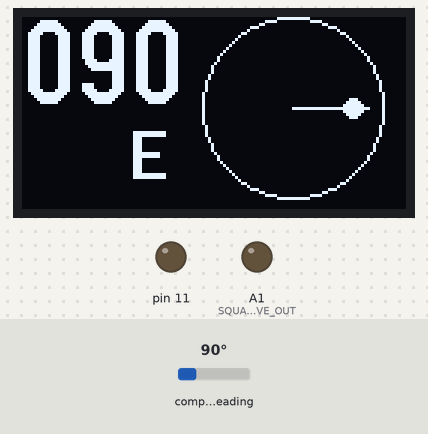
This sketch was run on a simulated Arduino Leonardo, built with avr-gcc and run on an emulated ATmega32U4. Shown: 128×64 one-colour display, output pins drawn as LEDs (lit = HIGH). Dashed ring = blinking. Inputs (shaded band) come from the test bench; at power-on: compass heading 90°.

Above: at 1.29 s.
1.3 s: compass heading set to 269°
At 2.9 s:
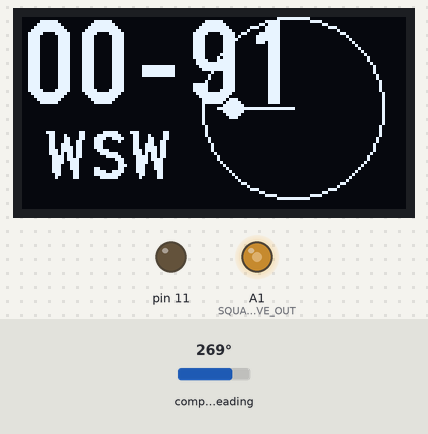
3.3 s: compass heading set to 7°
At 5.0 s:
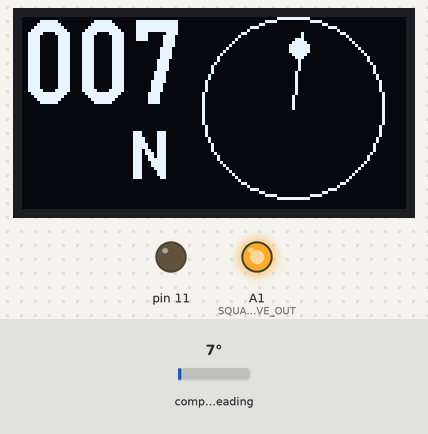
5.6 s: compass heading set to 9°
At 8.0 s:
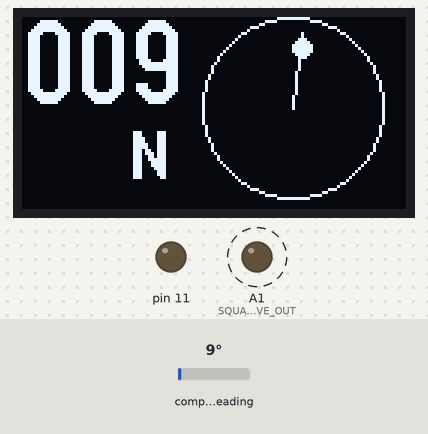
Timing chart, 0 to 14.6 s (numbered marks = the images above; inputs shaded):
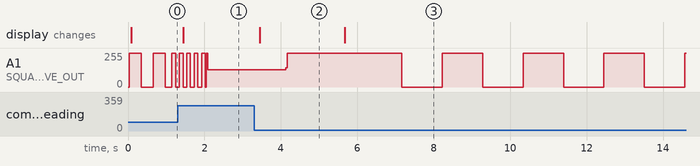

The sketch:

compass_tft_display.ino
```cpp
#include <QMC5883LCompass.h>
QMC5883LCompass compass;

#ifdef USE_STREAMING
#include <Streaming.h>
#endif

#include <U8g2lib.h>

#ifdef U8X8_HAVE_HW_SPI
#include <SPI.h>
#endif
#ifdef U8X8_HAVE_HW_I2C
#include <Wire.h>
#endif

float knots, hertz;
bool flipflop;
#define SQUAREWAVE_OUT A1
unsigned long setfreq;

#define OCR1A_1HZ 15624     //value of the timer counter for a 1Hz interrupt call

const float frequency_values[] PROGMEM = {0, 3.6,7,10.2,13.6,17.3,20.7,23.8,27.5,30.9,34.4,37.8,41.2,44.3,47.6,51.1,54.3,57.8,61.3,64.8,71.7,75.1,78.5,82.1};

U8G2_SSD1309_128X64_NONAME2_F_4W_SW_SPI u8g2(U8G2_R0, /* clock=*/ SCK, /* data=*/ MOSI, /* cs=*/ 10, /* dc=*/ 9, /* reset=*/ A0);
//

// Beetle board   (32u4 diymore), leonardo
// MO  --> TFT SDA
// SCK --> TFT SCL
// 5V  --> TFT VCC
// A0  --> TFT RES
// D9  --> TFT DC
// D10 --> TFT CS
// D11 --> forced low, compas GND
// SDA --> compass SDA
// SCL --> compas SCL
// GND --> TFT GND
// 3.3V  --> compas VCC
// A1 square wave out signal

void u8g2_prepare(void) {
  u8g2.setFont(u8g2_font_logisoso28_tr);//u8g2_font_6x10_tf);
  u8g2.setFontRefHeightExtendedText();
  u8g2.setDrawColor(1);
  u8g2.setFontPosTop();
  u8g2.setFontDirection(0);
}
String value;
String str_0;
String str_00;

void setup() {
  Serial.begin(9600);
  compass.init();
  pinMode (11, OUTPUT);
  digitalWrite(11, 0);
  u8g2.begin();
  u8g2_prepare();
  str_0 = String ("0");
  str_00 = String ("00");
  compass.setCalibration(-600,1196,170,2005,-1143,-208);
  compass.setSmoothing (8, true);

  pinMode (SQUAREWAVE_OUT, OUTPUT);

  knots = 1.0;
  flipflop = false;
  hertz = 1;

  cli();//stop interrupts

  //set timer1 interrupt at 1Hz
  TCCR1A = 0;// set entire TCCR1A register to 0
  TCCR1B = 0;// same for TCCR1B
  TCNT1  = 0;//initialize counter value to 0
  // set compare match register for 1hz increments
  OCR1A = 65535;// = (16*10^6) / (1*1024) - 1 (must be <65536)
  // turn on CTC mode
  TCCR1B |= (1 << WGM12);
  // Set CS10 and CS12 bits for 1024 prescaler
  TCCR1B |= (1 << CS12) | (1 << CS10);
  // enable timer compare interrupt
  TIMSK1 |= (1 << OCIE1A);

  sei();//allow interrupts

  SetCompareMatchRegisterForHertz(3.2);
  setfreq = millis();

}

void loop() {
  int a;

  // Read compass values
  compass.read();
  //xyz();
  //delay (20);
  //return;

  // Return Azimuth reading
  a = compass.getAzimuth();
  char myArray[4];
  compass.getDirection(myArray, a);
  myArray[3] = 0;
/*
  Serial.print("A: ");
  Serial.print(a);
  Serial.println();
*/
  if ( a < 10)
    value = str_00 + String (a);
  else if (a < 100)
    value = str_0 + String (a);
  else
    value = String (a);

  float angle = (float) (a - 90) * 3.14 / 180.0;
  float angle_deg = float (a);


  u8g2.clearBuffer();
  u8g2.setFont(u8g2_font_logisoso28_tr);
  u8g2.drawStr( 0, 0, value.c_str());
  u8g2.setFont(u8g2_font_inb16_mr);
  u8g2.drawStr( 8, 36, myArray);

  u8g2.drawCircle (90, 30, 30);
  u8g2.drawLine (90, 30, x(25, angle), y(25, angle));
  u8g2.drawDisc(x(20, angle), y(20, angle), 3);

  u8g2.sendBuffer();

  if (millis() - setfreq >= 1000)
  {
    SetCompareMatchRegisterForHertz(computeFrequency2(angle_deg / 360 * 12));
    //Serial << "angle " << angle_deg << "  knots " << angle_deg / 360 * 12 << " freq " << computeFrequency2(angle_deg/ 360.0 * 12.0) <<"\n";
    setfreq = millis();
  }

  delay(10);


}


void xyz()
{
 Serial.print (compass.getX());
 Serial.print (",");
 Serial.print (compass.getY());
 Serial.print (",");
 Serial.println (compass.getZ());
}

float x (float _radius, float _angle)
{

  return 90 + _radius * cos(_angle);
}


float y (float _radius, float _angle)
{
  return 30 + _radius * sin(_angle);
}


void SetCompareMatchRegisterForHertz(float hzsetpoint)
{
   hertz =  hzsetpoint;
  //compare match register = [ 16,000,000Hz/ (prescaler * desired interrupt frequency) ] - 1
  // prescaler is 1024

  cli();
  //OCR1A = 15624;// = (16*10^6) / (1*1024) - 1 (must be <65536)
  TCNT1  = 0;

  if (hzsetpoint == -1)
    OCR1A = 65535;
  else
    OCR1A = OCR1A_1HZ / hzsetpoint;
    //Serial << OCR1A;

  sei();

}


ISR(TIMER1_COMPA_vect)
{
  flipflop = !flipflop;
  digitalWrite (SQUAREWAVE_OUT, flipflop);
 // Serial <<".";
}


float computeFrequency2(float _knots)
{
  int i ;
  for (i = 0; i <= 24; i++)
  {
    if ((_knots >= i) && (_knots < i+1))
      return (_knots-i)* (frequency_values [i+1]-frequency_values [i])/(i+1-i) + frequency_values[i];

  }

}
```

Measured:
- the behaviour switches between 7 and 8° on compass heading (found by bisection; images 2 and 3)
- after the input at 1.3 s, the display: changes after 0.14 s (image 1)
- after the input at 3.3 s, A1 (SQUAREWAVE_OUT): 128/255 → 255/255 after 0.83 s; the display: changes after 0.15 s (image 2)
- after the input at 5.6 s, A1 (SQUAREWAVE_OUT): alternates 255/255 for 1.1 s and 0/255 for 1.1 s, starting after 1.6 s; the display: changes after 0.08 s (image 3)
